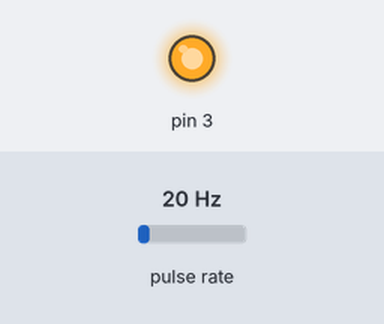
Bench run of a sketch on a simulated Arduino Uno, built with avr-gcc and run on an emulated ATmega328P. On the bench: output pins drawn as LEDs (lit = HIGH). Wiring (inferred from the names in the program): pulse sensor: data pin 0. The test bench sets the inputs (shaded band); at power-on: pulse rate 20 Hz. What the sketch prints to the serial monitor is not drawn.

Above: at 0.1 s.
Timing chart, 0 to 1.6 s (numbered marks = the images above):
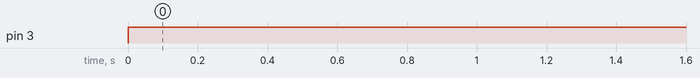

Measured:
- by itself, pin 3: LOW → HIGH at 0.00 s

The sketch:

fan2.ino
```cpp
int fanPulse = 0;
unsigned long pulseDuration;

void setup()
{
Serial.begin(9600);
pinMode(fanPulse, INPUT);
digitalWrite(fanPulse,HIGH);
}

void readPulse() {
pulseDuration = pulseIn(fanPulse, LOW);
double frequency = 1000000/pulseDuration;

Serial.print("pulse duration:");
Serial.println(pulseDuration);

Serial.print("time for full rev. (microsec.):");
Serial.println(pulseDuration*2);
Serial.print("freq. (Hz):");
Serial.println(frequency/2);
Serial.print("RPM:");
Serial.println(frequency/2*60);

}

void loop()
{


analogWrite(3,255);
delay(500);
readPulse();

analogWrite(3,255);
delay(500);
readPulse();

analogWrite(3,255);
delay(500);
readPulse();

analogWrite(3,255);
delay(500);
readPulse();
}
```
